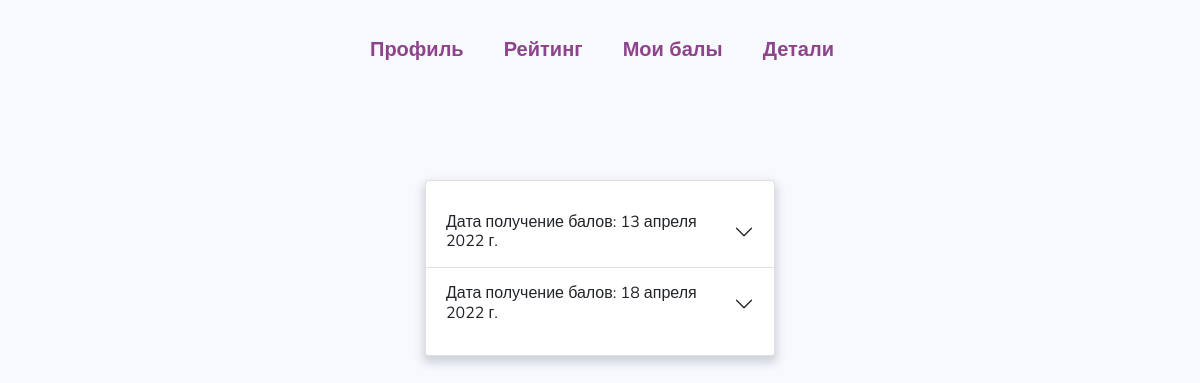
Page /details/ (signed in) on the committed database.
### Points/models.py (models this page shows)
class StudentDetailPoints(models.Model):
    student = models.ForeignKey(settings.AUTH_USER_MODEL, on_delete=models.CASCADE)
    received_points = models.IntegerField(_('Полученные балы'))
    points_activity = models.TextField(_('За что полученны баллы'))
    date = models.DateField(_('Дата полученных баллов'))
    class Meta:
        verbose_name = 'Баллы студента'
        verbose_name_plural = 'Баллы студентов'
    def __str__(self):
        return self.student.username

### Points/views.py (the view)
# urls.py: path('details/', show_details, name='details'),
def show_details(request):
    details = StudentDetailPoints.objects.filter(student=request.user.pk)
    context = {
        'details': details
    }
    print(details)
    return render(request, 'Points/details_page.html', context)

### Points/templates/Points/details_page.html (shortened to what this page needs)
{% extends 'Points/base.html' %}
{% block loadstatic %}
{% load static %}
{% endblock loadstatic %}
{% block css %}
<link href="https://cdn.jsdelivr.net/npm/bootstrap@5.1.3/dist/css/bootstrap.min.css" rel="stylesheet">
<link rel="stylesheet" href="{% static 'css/points.css' %}">
{% endblock css %}
{% block content %}
{% if user.points %}
<div class="card text-center py-3">
  <div class="accordion accordion-flush" id="accordionFlushExample">
    {% for detail in details %}
    <div class="accordion-item">
      <h2 class="accordion-header" id="flush-headingOne">
        <button class="accordion-button collapsed" type="button" data-bs-toggle="collapse" data-bs-target="#flush-collapseOne" aria-expanded="false" aria-controls="flush-collapseOne">
          Дата получение балов: {{ detail.date }}
        </button>
      </h2>
    </div>
    {% endfor %}
  </div>
</div>
{% else %}
<div class="card text-center py-3">
    <h2>У вас пока нет баллов</h2>
</div>
{% endif %}
{% endblock content %}

### Points/static/css/points.css (style rules this page uses)
body { margin: 0; background-color: #f8f9fd; font-family: 'Nunito', sans-serif; }
.card { margin: 0 auto; margin-top: 100px; width: 350px; max-height: auto; -webkit-box-shadow: 0px 5px 10px 2px rgba(34, 60, 80, 0.2); -moz-box-shadow: 0px 5px 10px 2px rgba(34, 60, 80, 0.2); box-shadow: 0px 5px 10px 2px rgba(34, 60, 80, 0.2); }

### rows in the picture
StudentDetailPoints: date "13 апреля 2022 г."
StudentDetailPoints: date "18 апреля 2022 г."
